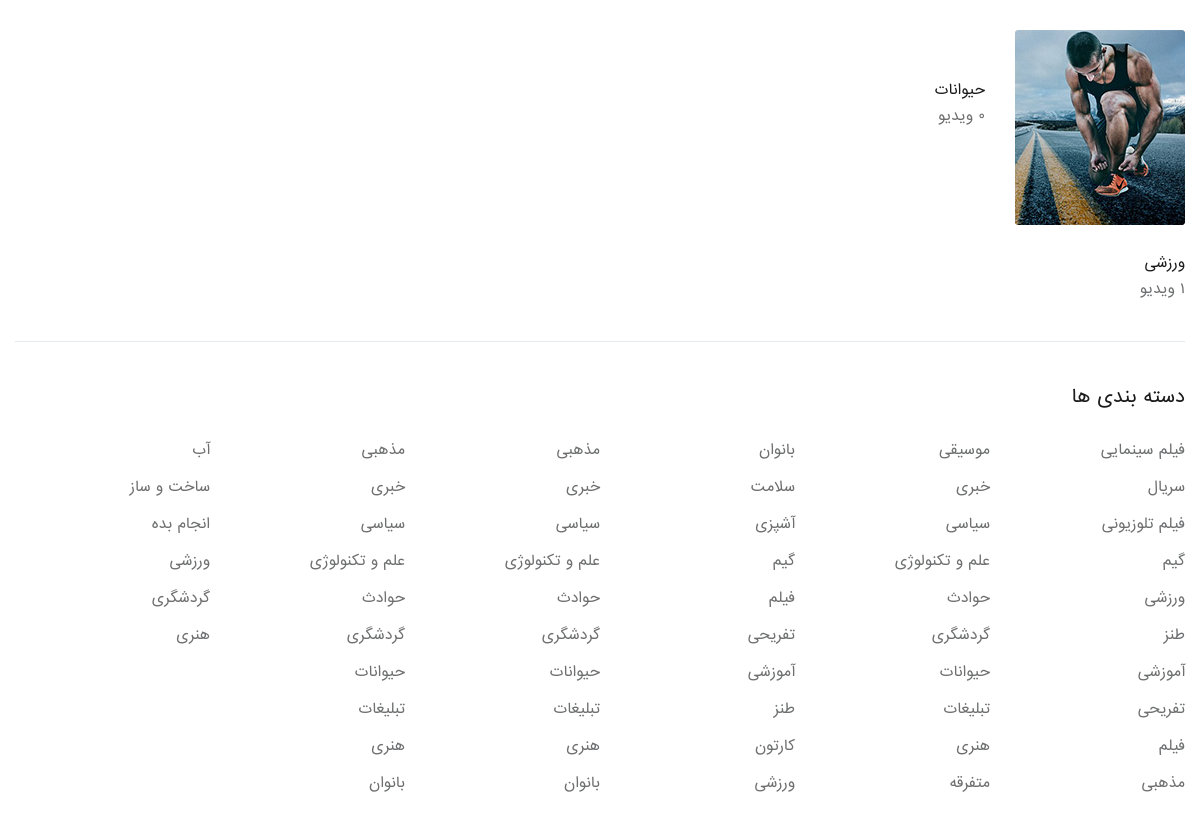
The page /browse_category/ on the database as committed earlier.
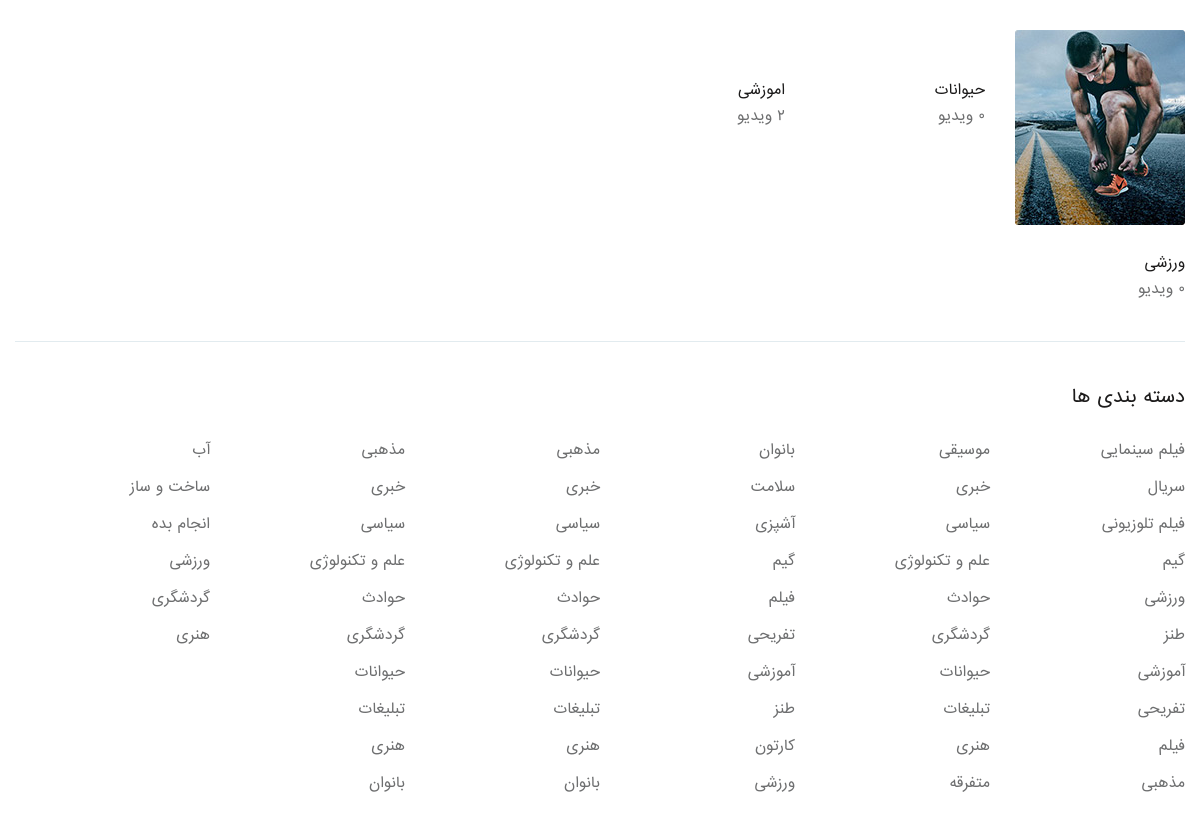
The same page on the database as committed later.
### youtube/models.py (models this page shows, shortened)
class Category(models.Model):
    name = models.CharField(max_length=200,verbose_name='نام دسته بندی')
    image = models.ImageField(null=True)

### youtube/views.py (the view)
# urls.py: path('browse_category/',views.browse_category,name='browse_category'),
def browse_category(request):
    categories = Category.objects.all()
    return render(request,'browse_categories.html',{'categories':categories})

### youtube/templatetags/video_tags.py (called while the page is built)
@register.simple_tag(name='count_category_video')
def count_category_video(cat_id):
    category = Category.objects.get(id=cat_id)
    video_count = category.video_set.filter(published=True).count()
    return video_count

### templates/browse_categories.html
{% extends 'base.html' %}
{% load static %}
{% load video_tags %}
{% block body %}
<section class="browse_categories_sec">
	<div class="container">
		<div class="browse_categories">
			<div class="row">
				{% for category in categories %}
				<div class="col-lg-2 col-md-4 col-sm-4 col-6 full_wdth">
					<div class="br-channel">
						<div class="br-channel-img">
							<a href="#" title="#">
								<img src="{{category.image.url}}" alt="">
							</a>
						</div>
						<div class="br-info">
							<h3><a href="#" title="">{{category.name}}</a></h3>
							<span>{% count_category_video category.id %} ویدیو</span>
						</div>
					</div>
				</div>
				{% endfor %}
			</div>
		</div>
		<div class="browse_cat_lists">
			<h3>دسته بندی ها</h3>
			<ul>
				<li><a href="#" title="">فیلم سینمایی</a></li>
				<li><a href="#" title="">سریال</a></li>
				<li><a href="#" title="">فیلم تلوزیونی</a></li>
				<li><a href="#" title="">گیم</a></li>
				<li><a href="#" title="">ورزشی</a></li>
				<li><a href="#" title="">طنز</a></li>
				<li><a href="#" title="">آموزشی</a></li>
				<li><a href="#" title="">تفریحی</a></li>
				<li><a href="#" title="">فیلم</a></li>
				<li><a href="#" title="">مذهبی</a></li>
			</ul>
			<ul>
				<li><a href="#" title="">موسیقی</a></li>
				<li><a href="#" title="">خبری</a></li>
				<li><a href="#" title="">سیاسی</a></li>
				<li><a href="#" title="">علم و تکنولوژی</a></li>
				<li><a href="#" title="">حوادث</a></li>
				<li><a href="#" title="">گردشگری</a></li>
				<li><a href="#" title="">حیوانات</a></li>
				<li><a href="#" title="">تبلیغات</a></li>
				<li><a href="#" title="">هنری</a></li>
				<li><a href="#" title="">متفرقه</a></li>
			</ul>
			<ul>
				<li><a href="#" title="">بانوان</a></li>
				<li><a href="#" title="">سلامت</a></li>
				<li><a href="#" title="">آشپزی</a></li>
				<li><a href="#" title="">گیم</a></li>
				<li><a href="#" title="">فیلم</a></li>
				<li><a href="#" title="">تفریحی</a></li>
				<li><a href="#" title="">آموزشی</a></li>
				<li><a href="#" title="">طنز</a></li>
				<li><a href="#" title="">کارتون</a></li>
				<li><a href="#" title="">ورزشی</a></li>
			</ul>
			<ul>
				<li><a href="#" title="">مذهبی</a></li>
				<li><a href="#" title="">خبری</a></li>
				<li><a href="#" title="">سیاسی</a></li>
				<li><a href="#" title="">علم و تکنولوژی</a></li>
				<li><a href="#" title="">حوادث</a></li>
				<li><a href="#" title="">گردشگری</a></li>
				<li><a href="#" title="">حیوانات</a></li>
				<li><a href="#" title="">تبلیغات</a></li>
				<li><a href="#" title="">هنری</a></li>
				<li><a href="#" title="">بانوان</a></li>
			</ul>
			<ul>
				<li><a href="#" title="">مذهبی</a></li>
				<li><a href="#" title="">خبری</a></li>
				<li><a href="#" title="">سیاسی</a></li>
				<li><a href="#" title="">علم و تکنولوژی</a></li>
				<li><a href="#" title="">حوادث</a></li>
				<li><a href="#" title="">گردشگری</a></li>
				<li><a href="#" title="">حیوانات</a></li>
				<li><a href="#" title="">تبلیغات</a></li>
				<li><a href="#" title="">هنری</a></li>
				<li><a href="#" title="">بانوان</a></li>
			</ul>
			<ul>
				<li><a href="#" title="">آب</a></li>
				<li><a href="#" title="">ساخت و ساز</a></li>
				<li><a href="#" title="">انجام بده</a></li>
				<li><a href="#" title="">ورزشی</a></li>
				<li><a href="#" title="">گردشگری</a></li>
				<li><a href="#" title="">هنری</a></li>
			</ul>
			<div class="clearfix"></div>
		</div>
	</div>
</section>
{% endblock body %}

### templates/base.html (shortened to what this page needs)
{% load static %}
{% load render_partial %}
<!DOCTYPE html>
<html lang="en">
<head>
	<link rel="stylesheet" type="text/css" href="{% static 'css/animate.css' %}">
	<link rel="stylesheet" type="text/css" href="{% static 'css/bootstrap.min.css' %}">
	<link rel="stylesheet" type="text/css" href="{% static 'css/flatpickr.min.css' %}">
	<link rel="stylesheet" type="text/css" href="{% static 'css/fontello.css' %}">
	<link rel="stylesheet" type="text/css" href="{% static 'css/fontello-codes.css' %}">
	<link rel="stylesheet" type="text/css" href="{% static 'css/thumbs-embedded.css' %}">
    <link rel="stylesheet" type="text/css" href="{% static 'css/video-js.css' %}">
	<link rel="stylesheet" type="text/css" href="{% static 'css/style.css' %}">
	<link rel="stylesheet" type="text/css" href="{% static 'css/responsive.css' %}">
	<link rel="stylesheet" type="text/css" href="{% static 'css/color.css' %}">
	<link rel="stylesheet" type="text/css" href="{% static 'css/fontawesome.css' %}">
</head>
<body>
	<div class="wrapper hp_1">
        {% block body %}{% endblock body %}
    </div>
</body>
</html>

### static/css/style.css (style rules this page uses)
html, body, div, span, applet, object, iframe, h1, h2, h3, h4, h5, h6, p, blockquote, pre, a, abbr, acronym, address, big, cite, code, del, dfn, em, img, ins, kbd, q, s, samp, small, strike, strong, sub, sup, tt, var, b, u, i, center, dl, dt, dd, ol, ul, li, fieldset, form, label, legend, table, caption, tbody, tfoot, thead, tr, th, td, article, aside, canvas, details, embed, figure, figcaption, footer, header, hgroup, menu, nav, output, ruby, section, summary, time, mark, audio, video { margin: 0; padding: 0; border: 0; font-size: 100%; font: inherit; vertical-align: baseline; direction:rtl; }
article, aside, details, figcaption, figure, footer, header, hgroup, menu, nav, section { display: block; }
body { font-family: Iransans; font-size: 14px; font-weight: 400; overflow-x: hidden; }
ul { list-style: none; }
* { margin:0; padding: 0; }
section { position: relative; }
img { height: auto; margin-bottom: -6px; }
a, a:hover { color: inherit; }
h1,h2,h3 { font-weight: 700; }
.container { max-width: 1170px; }
.browse_categories { border-bottom: 1px solid #e2ebef; }
.browse_categories_sec { padding-top: 30px; }
.br-channel { margin-bottom: 40px; }
.br-channel-img { margin-bottom: 24px; }
.br-channel-img > a img { width: 100%; }
.br-info > h3 { color: #1c1b1b; font-size: 14px; font-weight: 500; margin-bottom: 2px; }
.br-info > span { display: inline-block; color: #6e6f70; font-size: 14px; }
.browse_cat_lists { padding: 40px 0 50px; }
.browse_cat_lists > h3 { color: #1c1b1b; font-size: 18px; margin-bottom: 16px; font-weight: 500; }
.browse_cat_lists ul { float: right; padding-top: 10px; width: calc(100% / 6); }
.browse_cat_lists ul li { display: block; margin-bottom: 13px; }
.browse_cat_lists ul li a { display: block; color: #6e6f70; font-size: 14px; }
.browse_cat_lists ul li:last-child { margin-bottom: 0; }

### static/css/responsive.css (style rules this page uses)
@media (max-width: 1200px) { .container { max-width: 100%;padding: 0 15px; } }

Rows that differ between the two databases and show on the page:
added Category: name "اموزشی"
